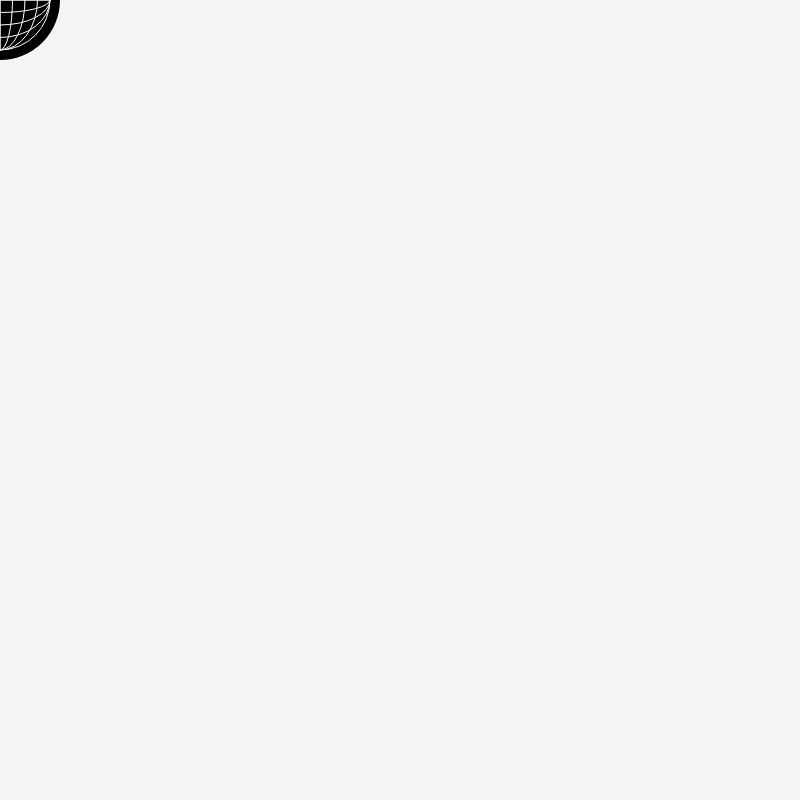
Frame 1 (no input)
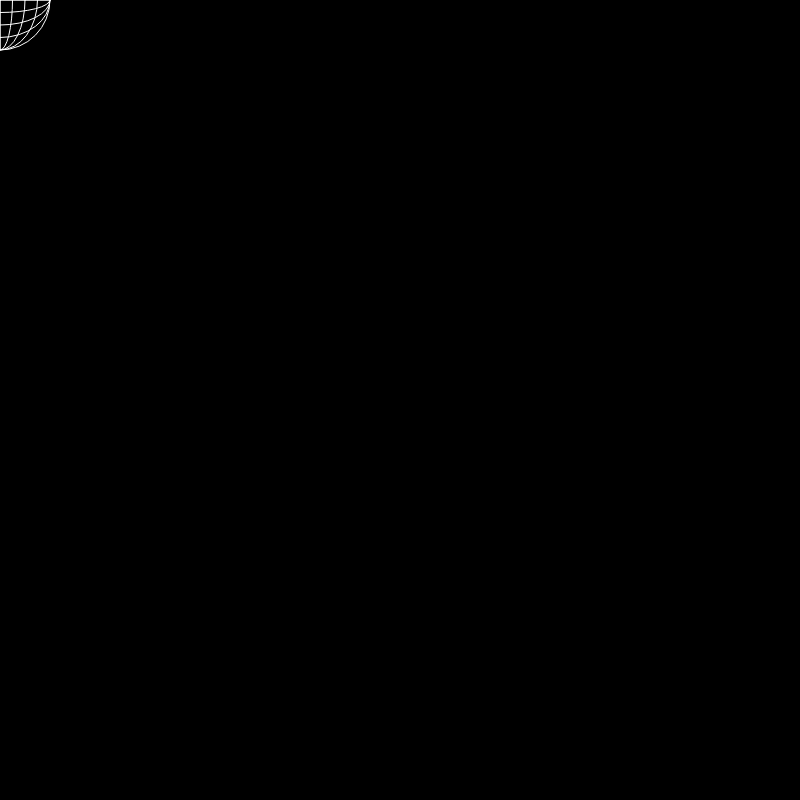
Frame 60 (no input)
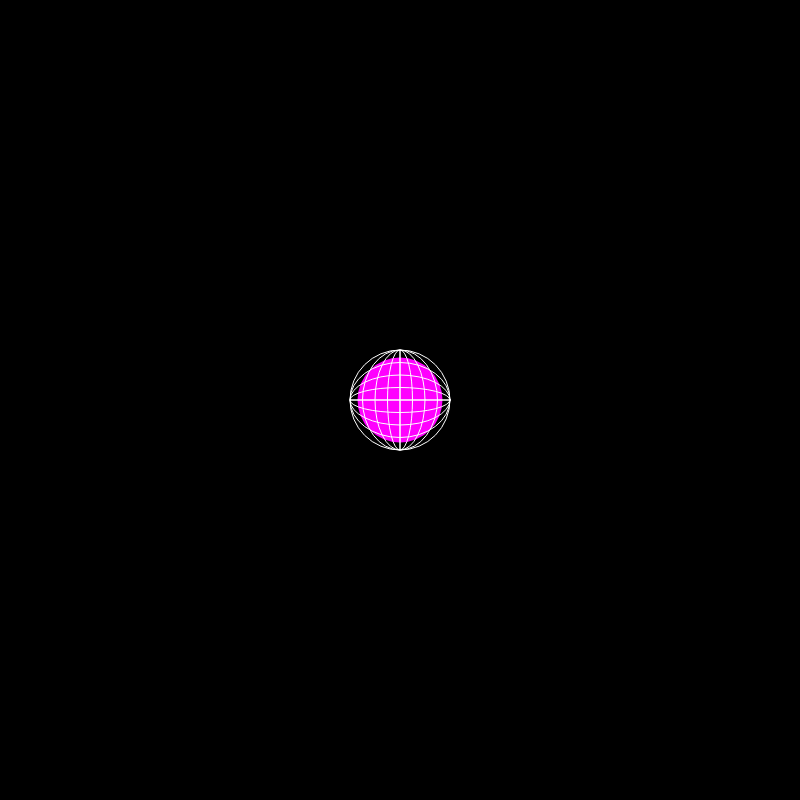
Frame 120 (the mouse pressed at the canvas centre since frame 60)

The p5.js sketch that drew these frames (run headless with seeded random() and noise() and a simulated clock; from frame 60 on, the mouse is pressed at the canvas centre):

// p5.js sketch
// ── sketch.js
let rechts = 50;
let links = 120;

let oben = 0;
let unten = 255;


let form



function setup() {
    createCanvas(800, 800);
}

function draw() {
    background(0, 0, 0, 10);

    let d = map(mouseX, 0, width, links, rechts);
    let f = map(mouseY, 0, height, oben, unten);
    fill(mouseX, 0, mouseY);



    noStroke();
    ellipse(mouseX, mouseY, d, d);
    noFill();
    colorMode(RGB, 255, 255, 255, 0);



    strokeWeight(1);
    stroke(300, 300, 300, 10);

    ellipse(mouseX, mouseY, 100, 100, 100, 100);

    colorMode(RGB, 255, 255, 255, 0);


    ellipse(mouseX, mouseY, -0, 100, 100, 100);
    ellipse(mouseX, mouseY, 100, -0, 100, 100);
    ellipse(mouseX, mouseY, -50, 100, 100, 100);
    ellipse(mouseX, mouseY, 100, -50, 100, 100);
    ellipse(mouseX, mouseY, 100, -25, 100, 100);
    ellipse(mouseX, mouseY, -25, 100, 100, 100);
    ellipse(mouseX, mouseY, 75, 100, 100, 100);
    ellipse(mouseX, mouseY, 100, 75, 100, 100);
}
